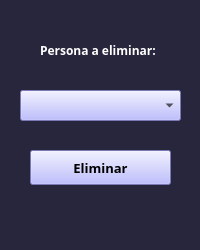
<?xml version="1.0" encoding="UTF-8"?>
<ui version="4.0">
 <class>Form</class>
 <widget class="QWidget" name="Form">
  <property name="geometry">
   <rect>
    <x>0</x>
    <y>0</y>
    <width>200</width>
    <height>250</height>
   </rect>
  </property>
  <property name="minimumSize">
   <size>
    <width>200</width>
    <height>250</height>
   </size>
  </property>
  <property name="maximumSize">
   <size>
    <width>200</width>
    <height>250</height>
   </size>
  </property>
  <property name="windowTitle">
   <string>Form</string>
  </property>
  <property name="styleSheet">
   <string notr="true">background-color:#27263c;</string>
  </property>
  <widget class="QLabel" name="label">
   <property name="geometry">
    <rect>
     <x>40</x>
     <y>40</y>
     <width>400</width>
     <height>21</height>
    </rect>
   </property>
   <property name="minimumSize">
    <size>
     <width>400</width>
     <height>0</height>
    </size>
   </property>
   <property name="font">
    <font>
     <family>Candara</family>
     <pointsize>9</pointsize>
     <weight>75</weight>
     <italic>false</italic>
     <bold>true</bold>
     <underline>false</underline>
     <strikeout>false</strikeout>
     <kerning>false</kerning>
    </font>
   </property>
   <property name="cursor">
    <cursorShape>ArrowCursor</cursorShape>
   </property>
   <property name="styleSheet">
    <string notr="true">color:white;</string>
   </property>
   <property name="text">
    <string>Persona a eliminar:</string>
   </property>
  </widget>
  <widget class="QComboBox" name="elige_persona">
   <property name="geometry">
    <rect>
     <x>20</x>
     <y>90</y>
     <width>161</width>
     <height>31</height>
    </rect>
   </property>
   <property name="styleSheet">
    <string notr="true">background:rgb(170, 170, 255);</string>
   </property>
  </widget>
  <widget class="QPushButton" name="btn_eliminar_persona">
   <property name="geometry">
    <rect>
     <x>30</x>
     <y>150</y>
     <width>141</width>
     <height>35</height>
    </rect>
   </property>
   <property name="minimumSize">
    <size>
     <width>0</width>
     <height>35</height>
    </size>
   </property>
   <property name="maximumSize">
    <size>
     <width>16777215</width>
     <height>35</height>
    </size>
   </property>
   <property name="font">
    <font>
     <family>Candara</family>
     <pointsize>10</pointsize>
     <weight>75</weight>
     <bold>true</bold>
    </font>
   </property>
   <property name="cursor">
    <cursorShape>PointingHandCursor</cursorShape>
   </property>
   <property name="styleSheet">
    <string notr="true">background:rgb(170, 170, 255);</string>
   </property>
   <property name="text">
    <string>Eliminar</string>
   </property>
  </widget>
 </widget>
 <resources/>
 <connections/>
</ui>
